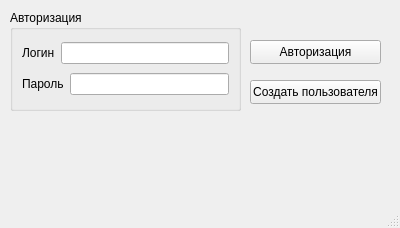
<?xml version="1.0" encoding="UTF-8"?>
<ui version="4.0">
 <class>Authorization</class>
 <widget class="QMainWindow" name="Authorization">
  <property name="geometry">
   <rect>
    <x>0</x>
    <y>0</y>
    <width>400</width>
    <height>228</height>
   </rect>
  </property>
  <property name="windowTitle">
   <string>MainWindow</string>
  </property>
  <widget class="QWidget" name="centralwidget">
   <widget class="QGroupBox" name="groupBox">
    <property name="geometry">
     <rect>
      <x>10</x>
      <y>10</y>
      <width>231</width>
      <height>101</height>
     </rect>
    </property>
    <property name="title">
     <string>Авторизация</string>
    </property>
    <layout class="QVBoxLayout" name="verticalLayout">
     <item>
      <layout class="QHBoxLayout" name="horizontalLayout">
       <item>
        <widget class="QLabel" name="lb_login">
         <property name="text">
          <string>Логин</string>
         </property>
        </widget>
       </item>
       <item>
        <widget class="QLineEdit" name="le_login"/>
       </item>
      </layout>
     </item>
     <item>
      <layout class="QHBoxLayout" name="horizontalLayout_2">
       <item>
        <widget class="QLabel" name="lb_pass">
         <property name="text">
          <string>Пароль</string>
         </property>
        </widget>
       </item>
       <item>
        <widget class="QLineEdit" name="le_pass"/>
       </item>
      </layout>
     </item>
    </layout>
   </widget>
   <widget class="QPushButton" name="pb_authorization">
    <property name="geometry">
     <rect>
      <x>250</x>
      <y>40</y>
      <width>131</width>
      <height>24</height>
     </rect>
    </property>
    <property name="text">
     <string>Авторизация</string>
    </property>
   </widget>
   <widget class="QPushButton" name="pb_create_user">
    <property name="geometry">
     <rect>
      <x>250</x>
      <y>80</y>
      <width>131</width>
      <height>24</height>
     </rect>
    </property>
    <property name="text">
     <string>Создать пользователя</string>
    </property>
   </widget>
  </widget>
  <widget class="QMenuBar" name="menubar">
   <property name="geometry">
    <rect>
     <x>0</x>
     <y>0</y>
     <width>400</width>
     <height>21</height>
    </rect>
   </property>
  </widget>
  <widget class="QStatusBar" name="statusbar"/>
 </widget>
 <resources/>
 <connections/>
</ui>
